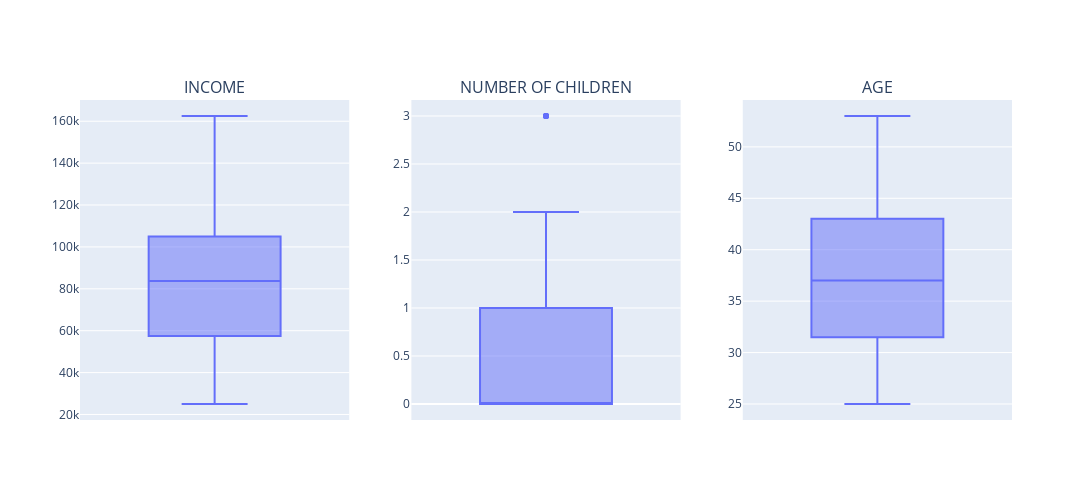

Notebook code cell kept with this figure:
### Markdown cell above
Todos os valores de média estão relativamente próximos do valor da mediana, portanto, nota-se a pouca presença de _outliers_ no DataFrame. Realizaremos a plotagem de boxplot das três variáveis para verificação.

### Code cell
# PLOTAGEM DE GRÁFICOS PARA IDENTIFICAÇÃO DE OUTLIERS
fig = make_subplots(rows=1, cols=3, subplot_titles=['INCOME', 'NUMBER OF CHILDREN', 'AGE'])

fig.add_trace(px.box(df_numerico, y='INCOME').data[0], row=1, col=1)
fig.add_trace(px.box(df_numerico, y='NUMBER OF CHILDREN').data[0], row=1, col=2)
fig.add_trace(px.box(df_numerico, y='AGE').data[0], row=1, col=3)
fig.update_layout(width=1200, height=500)

fig.show()

### Figure 1 — Plotly figure (JSON) as saved in the notebook; plotly's stock layout.template omitted (floating-point values rounded to 4 significant figures; data arrays with more than 128 entries replaced by an {"elided": "..."} marker saying what was removed)
{"data": [{"alignmentgroup": "True", "hovertemplate": "INCOME=%{y}<extra></extra>", "legendgroup": "", "marker": {"color": "#636efa"}, "name": "", "notched": false, "offsetgroup": "", "orientation": "v", "showlegend": false, "type": "box", "x0": " ", "xaxis": "x", "y": {"elided": "164 float values"}, "y0": " ", "yaxis": "y"}, {"alignmentgroup": "True", "hovertemplate": "NUMBER OF CHILDREN=%{y}<extra></extra>", "legendgroup": "", "marker": {"color": "#636efa"}, "name": "", "notched": false, "offsetgroup": "", "orientation": "v", "showlegend": false, "type": "box", "x0": " ", "xaxis": "x2", "y": {"elided": "164 int values"}, "y0": " ", "yaxis": "y2"}, {"alignmentgroup": "True", "hovertemplate": "AGE=%{y}<extra></extra>", "legendgroup": "", "marker": {"color": "#636efa"}, "name": "", "notched": false, "offsetgroup": "", "orientation": "v", "showlegend": false, "type": "box", "x0": " ", "xaxis": "x3", "y": {"elided": "164 int values"}, "y0": " ", "yaxis": "y3"}], "layout": {"annotations": [{"font": {"size": 16}, "showarrow": false, "text": "INCOME", "x": 0.1444, "xanchor": "center", "xref": "paper", "y": 1, "yanchor": "bottom", "yref": "paper"}, {"font": {"size": 16}, "showarrow": false, "text": "NUMBER OF CHILDREN", "x": 0.5, "xanchor": "center", "xref": "paper", "y": 1, "yanchor": "bottom", "yref": "paper"}, {"font": {"size": 16}, "showarrow": false, "text": "AGE", "x": 0.8556, "xanchor": "center", "xref": "paper", "y": 1, "yanchor": "bottom", "yref": "paper"}], "height": 500, "width": 1200, "xaxis": {"anchor": "y", "domain": [0, 0.2889]}, "xaxis2": {"anchor": "y2", "domain": [0.3556, 0.6444]}, "xaxis3": {"anchor": "y3", "domain": [0.7111, 1]}, "yaxis": {"anchor": "x", "domain": [0, 1]}, "yaxis2": {"anchor": "x2", "domain": [0, 1]}, "yaxis3": {"anchor": "x3", "domain": [0, 1]}}}
